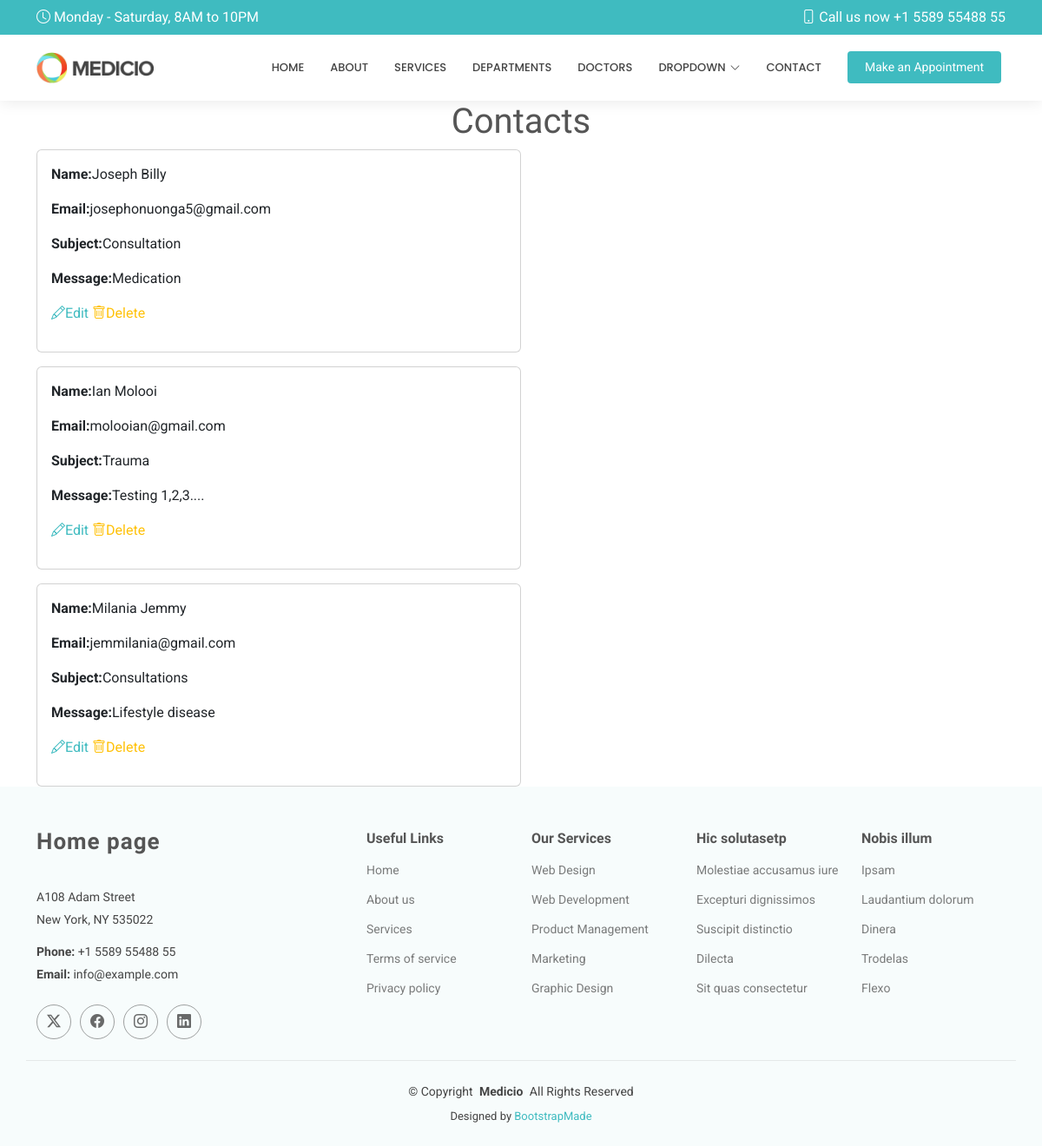
Screenshot of /show-contacts/ with the database file from the repository.
### HospitalApp/models.py (models this page shows, shortened)
class Contact(models.Model):
    name = models.CharField(max_length=50)
    email = models.EmailField()
    subject = models.CharField(max_length=50)
    message = models.TextField()

### HospitalApp/views.py (the view)
# urls.py: path('show-contacts/', views.showcont, name='show-contacts'),
def showcont(request):
    all = Contact.objects.all()
    return render(request, 'showcontacts.html', {'contacts': all})

### Templates/showcontacts.html (shortened to what this page needs)
{% extends 'starter-page.html' %}
{% load static %}
{% block content %}
    <h1 class="text-center">Contacts</h1>
    <div class="d-flex  gap-3 container flex-wrap">
    {% for x in contacts %}
        <div class="card p-3 w-50">
        <p><b>Name:</b>{{ x.name }}</p>
        <p><b>Email:</b>{{ x.email }}</p>
        <p><b>Subject:</b>{{ x.subject }}</p>
        <p><b>Message:</b>{{ x.message }}</p>
        <p>
             <a href="{% url 'edit-contact-details' x.id%}">
                <i class="bi bi-pencil"></i>Edit
            </a>
            <a href="/deletecont/{{ x.id }}" class="text-warning ">
                 <i class="bi bi-trash"></i>Delete
            </a>
        </p>
        </div>
    {% endfor %}
    </div>
{% endblock %}

### static/assets/css/main.css (style rules this page uses)
:root { --default-font: "Roboto", system-ui, -apple-system, "Segoe UI", Roboto, "Helvetica Neue", Arial, "Noto Sans", "Liberation Sans", sans-serif, "Apple Color Emoji", "Segoe UI Emoji", "Segoe UI Symbol", "Noto Color Emoji"; --heading-font: "Raleway", sans-serif; --nav-font: "Poppins", sans-serif; }
:root { --background-color: #ffffff; --default-color: #444444; --heading-color: #555555; --accent-color: #3fbbc0; --surface-color: #ffffff; --contrast-color: #ffffff; }
:root { --nav-color: #444444; --nav-hover-color: #3fbbc0; --nav-mobile-background-color: #ffffff; --nav-dropdown-background-color: #ffffff; --nav-dropdown-color: #444444; --nav-dropdown-hover-color: #3fbbc0; }
:root { scroll-behavior: smooth; }
body { color: var(--default-color); background-color: var(--background-color); font-family: var(--default-font); }
a { color: var(--accent-color); text-decoration: none; transition: 0.3s; }
h1, h2, h3, h4, h5, h6 { color: var(--heading-color); font-family: var(--heading-font); }

### rows the page displays
Contact: name "Joseph Billy", email "josephonuonga5@gmail.com", subject "Consultation", message "Medication"
Contact: name "Ian Molooi", email "molooian@gmail.com", subject "Trauma", message "Testing 1,2,3...."
Contact: name "Milania Jemmy", email "jemmilania@gmail.com", subject "Consultations", message "Lifestyle disease"
